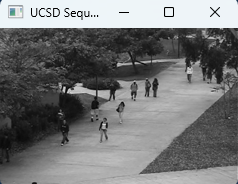
#> input picture images/dataset_loading.png, 238 x 184 px, given in place of Crowd-Activity-All.avi, which was not available
$ python find_umn_boundaries.py
#> lines starting #> are read from the running program, lines starting #| are printed output that depends on the picture
"""
Find candidate sequence boundaries in the combined UMN Crowd-Activity-All AVI.

Run from the project root:
    python src/find_umn_boundaries.py

Output:
    outputs/umn_candidate_boundaries.jpg

This only proposes visual sequence boundaries. We will inspect the
candidates before selecting a sequence for CrowdSense evaluation.
"""

from pathlib import Path
import cv2
import numpy as np

PROJECT_ROOT = Path(__file__).resolve().parents[1]
VIDEO = PROJECT_ROOT / "datasets" / "Crowd-Activity-All.avi"
OUT = PROJECT_ROOT / "outputs"
OUT.mkdir(parents=True, exist_ok=True)

cap = cv2.VideoCapture(str(VIDEO))
if not cap.isOpened():
    raise RuntimeError(f"Could not open video: {VIDEO}")

fps = cap.get(cv2.CAP_PROP_FPS)
n = int(cap.get(cv2.CAP_PROP_FRAME_COUNT))

scores = []
prev = None
frame_no = 0

while True:
    ok, frame = cap.read()
#> frame is the input picture: shape (184, 238, 3); mean B, G, R 118.2, 117.7, 116.7
    if not ok:
        break

    frame_no += 1
    gray = cv2.cvtColor(frame, cv2.COLOR_BGR2GRAY)
    gray = cv2.resize(gray, (80, 60), interpolation=cv2.INTER_AREA)
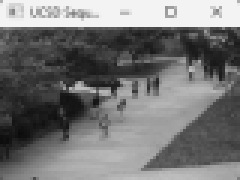
#> gray: shape (60, 80) (shown 3 times larger); min 11, max 243, mean 117.4

    if prev is not None:
        scores.append(
            (frame_no, float(np.mean(cv2.absdiff(gray, prev))))
        )

    prev = gray

cap.release()

if not scores:
    raise RuntimeError("No frame-to-frame comparisons were produced.")

arr = np.array([x[1] for x in scores], dtype=np.float32)

# Strong frame-to-frame jumps are candidate sequence cuts.
threshold = max(
    float(np.percentile(arr, 99.5)),
    float(np.median(arr) + 6 * np.std(arr))
)

candidates = []
min_gap = max(1, int(fps * 3))

for i in np.argsort(arr)[::-1]:
    f = scores[int(i)][0]

    if all(abs(f - old_f) > min_gap for old_f, _ in candidates):
        candidates.append((f, float(arr[int(i)])))

    if len(candidates) >= 20:
        break

candidates.sort()

thumbs = []
cap = cv2.VideoCapture(str(VIDEO))

for f, score in candidates:
    cap.set(cv2.CAP_PROP_POS_FRAMES, max(0, f - 1))
    ok, frame = cap.read()

    if not ok:
        continue

    thumb = cv2.resize(frame, (240, 180))

    cv2.putText(
        thumb,
        f"frame {f} | {f/fps:.1f}s",
        (8, 20),
        cv2.FONT_HERSHEY_SIMPLEX,
        0.45,
        (255, 255, 255),
        1,
        cv2.LINE_AA,
    )

    thumbs.append(thumb)

cap.release()

cols = 4
rows = max(1, int(np.ceil(len(thumbs) / cols)))
sheet = np.zeros((rows * 180, cols * 240, 3), dtype=np.uint8)

for i, thumb in enumerate(thumbs):
    r, c = divmod(i, cols)
    sheet[
        r * 180:(r + 1) * 180,
        c * 240:(c + 1) * 240
    ] = thumb

sheet_path = OUT / "umn_candidate_boundaries.jpg"
cv2.imwrite(str(sheet_path), sheet)

print(f"FPS       : {fps:.2f}")
print(f"Frames    : {n}")
print(f"Duration  : {n/fps:.2f} seconds")
print(f"Threshold : {threshold:.3f}")

print("\nCandidate visual boundaries:")
for f, score in candidates:
    print(
        f"frame {f:5d} | "
        f"{f/fps:7.2f}s | "
        f"difference {score:.3f}"
    )

print("\nContact sheet saved to:")
print(sheet_path)

print("\nNEXT: inspect the contact sheet before selecting a sequence.")

$ run again, on images/motion_analysis.png
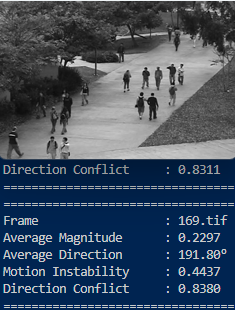
#> input picture images/motion_analysis.png, 235 x 310 px, given in place of Crowd-Activity-All.avi, which was not available
#> frame is the input picture: shape (310, 235, 3); mean B, G, R 95.3, 76.9, 62.1
#> `gray = cv2.cvtColor(frame, cv2.COLOR_BGR2GRAY)`:
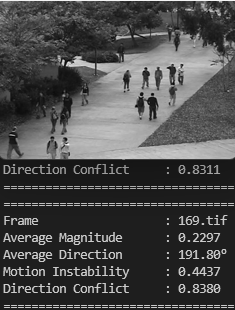
#> gray: shape (310, 235); min 4, max 245, mean 74.5
#> `gray = cv2.resize(gray, (80, 60), interpolation=cv2.INTER_AREA)`:
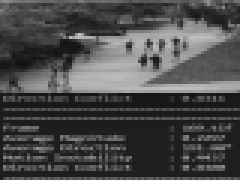
#> gray: shape (60, 80) (shown 3 times larger); min 14, max 193, mean 74.5

$ run again, on images/preprocessing.png
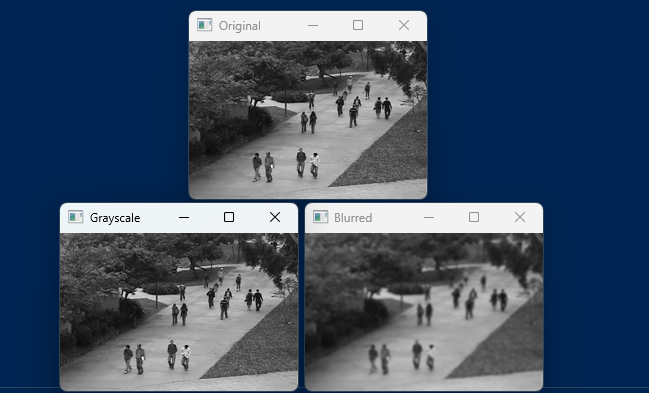
#> input picture images/preprocessing.png, 649 x 393 px, given in place of Crowd-Activity-All.avi, which was not available
#> frame is the input picture: shape (393, 649, 3); mean B, G, R 101.2, 80.4, 63.6
#> `gray = cv2.cvtColor(frame, cv2.COLOR_BGR2GRAY)`:
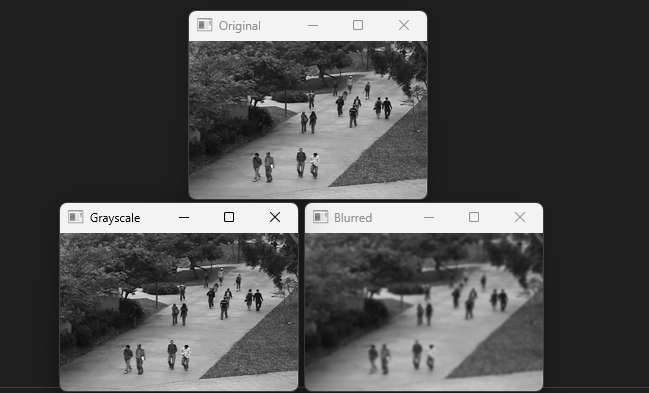
#> gray: shape (393, 649); min 0, max 252, mean 77.6
#> `gray = cv2.resize(gray, (80, 60), interpolation=cv2.INTER_AREA)`:
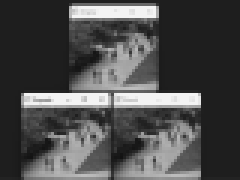
#> gray: shape (60, 80) (shown 3 times larger); min 18, max 243, mean 77.6
